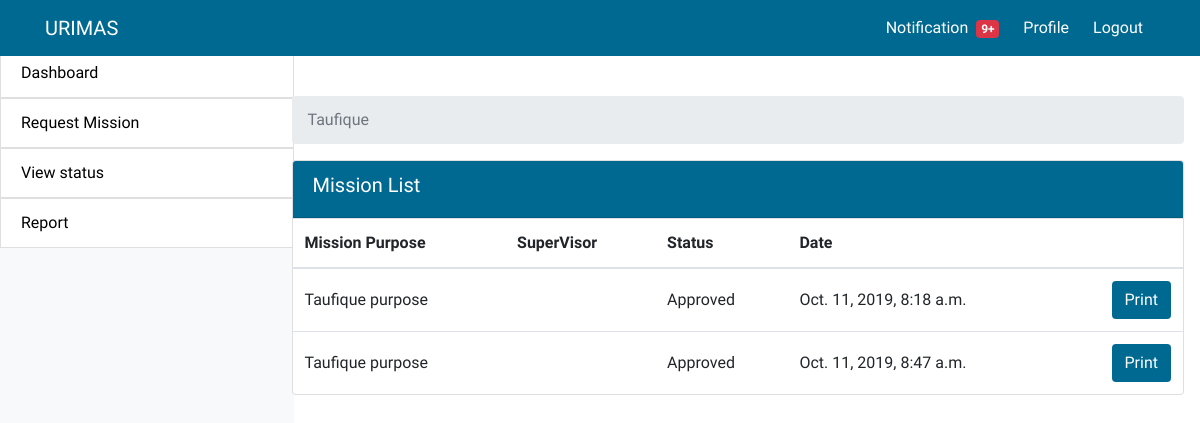
The page / (signed in) on the database its author committed.
### urimasapp/models.py (models this page shows)
class User(AbstractUser):
    is_member = models.BooleanField(default=False)
    is_supervisor = models.BooleanField(default=False)

class Mission(models.Model):
    owner = models.ForeignKey(User, on_delete=models.CASCADE, related_name='missions')
    role = models.ForeignKey(Role, on_delete=models.CASCADE, related_name='missions')
    category = models.ForeignKey(Category, on_delete=models.CASCADE)
    department = models.ForeignKey(Department, on_delete=models.CASCADE)
    mission_purpose = models.CharField(max_length=100)
    mission_result = models.CharField(max_length=100)
    mission_destination = models.CharField(max_length=100)
    distance = models.CharField(max_length=20)
    departure_date = models.DateField()
    returning_date = models.DateField()
    mission_duration = models.CharField(max_length=50)
    transport = models.ForeignKey(Transport, on_delete=models.CASCADE)
    date = models.DateTimeField(auto_now_add=True)
    school = models.ForeignKey(School, on_delete=models.CASCADE)
    status = models.CharField(max_length=20, choices=STATUS, default='Pending')
    invitation = models.FileField(upload_to='doc_file')

### urimasapp/views/member_staff.py (the view)
# urls.py: path('', member_staff.MissionListView.as_view(), name='mission_request'),
@method_decorator(login_required, name='dispatch')
class MissionListView(ListView):
    model = Mission
    ordering = ('mission_purpose', )
    context_object_name = 'missions'
    template_name = 'urimasapp/staff_mission_list.html'
    def get_queryset(self):
        queryset = self.request.user.missions \
            .select_related('school') \
        return queryset

### urimasapp/templates/urimasapp/staff_mission_list.html (shortened to what this page needs)
{% extends 'base.html' %}
{% block body %}
   <nav aria-label="breadcrumb">
      <ol class="breadcrumb">
        <li class="breadcrumb-item active" aria-current="page">{{user.username}}</li>
      </ol>
   </nav>
<div class="card ">
  <div class="card-header" style="background-color:#006991;">
    <h5 class="text-white" >Mission List</h5>
  </div>
    <table class="table mb-0">
      <thead>
        <tr>
          <th>Mission Purpose</th>
          <th>SuperVisor</th>
          <th>Status</th>
          <th>Date</th>
          <th></th>
        </tr>
      </thead>
      <tbody>
        {% for mission in missions %}
            <tr>
              <td class="align-middle"> {{ mission.mission_purpose }} </td>
              <td class="align-middle">{{ mission.supervisor }}</td>
              <td class="align-middle">{{ mission.status }}</td>
              <td class="align-middle">{{ mission.date }}</td>
              <td class="text-right">
              <a href="{% url 'pdf' mission.id %}" class="btn btnlogin text-white">Print</a>
              </td>
            </tr>
          {% empty %}
            <tr>
              <td class="bg-light text-center font-italic" colspan="5">You haven't Requested any mission yet. click on <b>request mission</b> on the left side to request mission.</td>
            </tr>
        {% endfor %}
      </tbody>
    </table>
  </div>
{% endblock %}

### templates/base.html (shortened to what this page needs)
<!doctype html>
{%load static%}
 <html lang="en">
   <head>
        <link rel="stylesheet" href="https://stackpath.bootstrapcdn.com/bootstrap/4.3.1/css/bootstrap.min.css">
        <link href="{%static 'css/mycss.css'%}" rel="stylesheet">
   </head>
      <body>
          <nav class="navbar navbar-expand-lg fixed-top  navbar-light urnav">
             <div class="container">
                 <a class="navbar-brand text-white" href="#">URIMAS</a>
                 <div class="collapse navbar-collapse" id="navbarSupportedContent">
                 {%if user.is_authenticated %}
                    <ul class="navbar-nav ml-auto">
                       <li class="nav-item dropdown mx-1">
                          <a href="#" class="nav-link text-white " style="display:inline"> Notification<span class="badge badge-danger ml-2">9+</span></a>
                       </li>
                       <li class="nav-item dropdown no-arrow mx-1">
                          <a href="#" class="nav-link text-white" style="display:inline">Profile</a>
                       </li>
                       <li class="nav-item dropdown no-arrow mx-1">
                          <a href="{%url 'logout'%}" class="nav-link text-white" style="display:inline">Logout</a>
                       </li>
                    </ul>
                 {%endif%}
                 </div>
             </div>
          </nav>
         {%if user.is_authenticated%}
            <div class="row mt-5">
                <div class="col-2">
                   <div class="list-group" id="sid" >
                      <div class="sid"><a  class="list-group-item "  href="{% url 'mission_request'%}">Dashboard</a></div>
                      <div class="sid"><a class="list-group-item "  href="{% url 'mission_add' %}">Request Mission</a></div>
                      <div class="sid"><a class="list-group-item"  href="{% url 'mission_request'%}">View status</a></div>
                      <div class="sid"><a class="list-group-item"  href="{% url 'report'%}" >Report</a></div>
                   </div>
                </div>
                <div class="col-9 mt-5 container mr-3">
                     {%block body%}
                     {%endblock%}
                </div>
            </div>
         {%endif%}
      </body>
 </html>

### static/css/mycss.css (style rules this page uses)
.urnav { background-color: #006991; }
.btnlogin { background-color: #006991; }

### templates/base.html (style rules this page uses)
body { font-family: 'Amiri', serif; }
.sid a { color:black; text-decoration:none; }
.list-group-item:last-child { margin-bottom: 0; border-bottom-right-radius: 0; border-bottom-left-radius: 0; }
.list-group-item:first-child { border-top-left-radius: 0; border-top-right-radius: 0; }
#sid { position:fixed; height:100%; background: #E8F0FE; }
@media screen and (min-width: 576px) { #sid { position:fixed; height:100%; width:8.5em; background-color:#f8f9fa; } }
@media screen and (min-width: 768px) { #sid { position:fixed; height:100%; background-color:#f8f9fa; width:11.5em; } }
@media screen and (min-width: 992px) { #sid { position:fixed; height:100%; width:15em; background-color:#f8f9fa; } }
@media screen and (min-width: 1200px) { #sid { position:fixed; height:100%; width:18.4em; background-color:#f8f9fa; } }

### rows shown on the page
User: username "Taufique"
Mission: mission_purpose "Taufique purpose", status "Approved", date "Oct. 11, 2019, 8:18 a.m."
Mission: mission_purpose "Taufique purpose", status "Approved", date "Oct. 11, 2019, 8:47 a.m."
